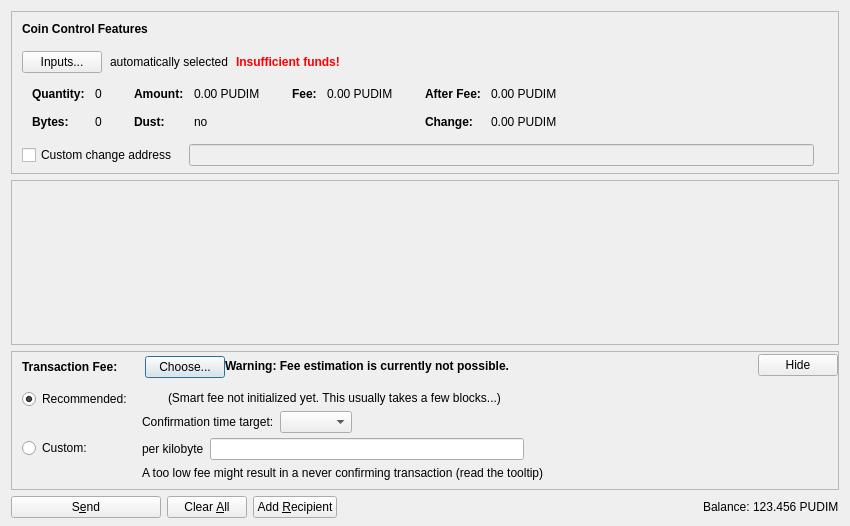
<?xml version="1.0" encoding="UTF-8"?>
<ui version="4.0">
 <class>SendCoinsDialog</class>
 <widget class="QDialog" name="SendCoinsDialog">
  <property name="geometry">
   <rect>
    <x>0</x>
    <y>0</y>
    <width>850</width>
    <height>526</height>
   </rect>
  </property>
  <property name="windowTitle">
   <string>Send Coins</string>
  </property>
  <layout class="QVBoxLayout" name="verticalLayout" stretch="0,1,0,0">
   <property name="bottomMargin">
    <number>8</number>
   </property>
   <item>
    <widget class="QFrame" name="frameCoinControl">
     <property name="sizePolicy">
      <sizepolicy hsizetype="Expanding" vsizetype="Expanding">
       <horstretch>0</horstretch>
       <verstretch>0</verstretch>
      </sizepolicy>
     </property>
     <property name="maximumSize">
      <size>
       <width>16777215</width>
       <height>16777215</height>
      </size>
     </property>
     <property name="frameShape">
      <enum>QFrame::StyledPanel</enum>
     </property>
     <property name="frameShadow">
      <enum>QFrame::Sunken</enum>
     </property>
     <layout class="QVBoxLayout" name="verticalLayoutCoinControl2">
      <property name="spacing">
       <number>0</number>
      </property>
      <property name="leftMargin">
       <number>0</number>
      </property>
      <property name="topMargin">
       <number>0</number>
      </property>
      <property name="rightMargin">
       <number>0</number>
      </property>
      <property name="bottomMargin">
       <number>6</number>
      </property>
      <item>
       <layout class="QVBoxLayout" name="verticalLayoutCoinControl" stretch="0,0,0,0,1">
        <property name="spacing">
         <number>0</number>
        </property>
        <property name="leftMargin">
         <number>10</number>
        </property>
        <property name="topMargin">
         <number>10</number>
        </property>
        <item>
         <layout class="QHBoxLayout" name="horizontalLayoutCoinControl1">
          <property name="bottomMargin">
           <number>15</number>
          </property>
          <item>
           <widget class="QLabel" name="labelCoinControlFeatures">
            <property name="sizePolicy">
             <sizepolicy hsizetype="Preferred" vsizetype="Maximum">
              <horstretch>0</horstretch>
              <verstretch>0</verstretch>
             </sizepolicy>
            </property>
            <property name="font">
             <font>
              <weight>75</weight>
              <bold>true</bold>
             </font>
            </property>
            <property name="styleSheet">
             <string notr="true">font-weight:bold;</string>
            </property>
            <property name="text">
             <string>Coin Control Features</string>
            </property>
           </widget>
          </item>
         </layout>
        </item>
        <item>
         <layout class="QHBoxLayout" name="horizontalLayoutCoinControl2" stretch="0,0,0,0">
          <property name="spacing">
           <number>8</number>
          </property>
          <property name="bottomMargin">
           <number>10</number>
          </property>
          <item>
           <widget class="QPushButton" name="pushButtonCoinControl">
            <property name="styleSheet">
             <string notr="true"/>
            </property>
            <property name="text">
             <string>Inputs...</string>
            </property>
            <property name="autoDefault">
             <bool>false</bool>
            </property>
           </widget>
          </item>
          <item>
           <widget class="QLabel" name="labelCoinControlAutomaticallySelected">
            <property name="text">
             <string>automatically selected</string>
            </property>
            <property name="margin">
             <number>5</number>
            </property>
           </widget>
          </item>
          <item>
           <widget class="QLabel" name="labelCoinControlInsuffFunds">
            <property name="font">
             <font>
              <weight>75</weight>
              <bold>true</bold>
             </font>
            </property>
            <property name="styleSheet">
             <string notr="true">color:red;font-weight:bold;</string>
            </property>
            <property name="text">
             <string>Insufficient funds!</string>
            </property>
            <property name="margin">
             <number>5</number>
            </property>
           </widget>
          </item>
          <item>
           <spacer name="horizontalSpacerCoinControl">
            <property name="orientation">
             <enum>Qt::Horizontal</enum>
            </property>
            <property name="sizeHint" stdset="0">
             <size>
              <width>40</width>
              <height>1</height>
             </size>
            </property>
           </spacer>
          </item>
         </layout>
        </item>
        <item>
         <widget class="QWidget" name="widgetCoinControl" native="true">
          <property name="sizePolicy">
           <sizepolicy hsizetype="Preferred" vsizetype="Preferred">
            <horstretch>0</horstretch>
            <verstretch>0</verstretch>
           </sizepolicy>
          </property>
          <property name="minimumSize">
           <size>
            <width>0</width>
            <height>0</height>
           </size>
          </property>
          <property name="styleSheet">
           <string notr="true"/>
          </property>
          <layout class="QHBoxLayout" name="horizontalLayoutCoinControl5">
           <property name="leftMargin">
            <number>0</number>
           </property>
           <property name="topMargin">
            <number>0</number>
           </property>
           <property name="rightMargin">
            <number>0</number>
           </property>
           <property name="bottomMargin">
            <number>0</number>
           </property>
           <item>
            <layout class="QHBoxLayout" name="horizontalLayoutCoinControl3" stretch="0,0,0,1">
             <property name="spacing">
              <number>20</number>
             </property>
             <property name="topMargin">
              <number>0</number>
             </property>
             <property name="bottomMargin">
              <number>10</number>
             </property>
             <item>
              <layout class="QFormLayout" name="formLayoutCoinControl1">
               <property name="horizontalSpacing">
                <number>10</number>
               </property>
               <property name="verticalSpacing">
                <number>14</number>
               </property>
               <property name="leftMargin">
                <number>10</number>
               </property>
               <property name="topMargin">
                <number>4</number>
               </property>
               <property name="rightMargin">
                <number>6</number>
               </property>
               <item row="0" column="0">
                <widget class="QLabel" name="labelCoinControlQuantityText">
                 <property name="font">
                  <font>
                   <weight>75</weight>
                   <bold>true</bold>
                  </font>
                 </property>
                 <property name="text">
                  <string>Quantity:</string>
                 </property>
                 <property name="margin">
                  <number>0</number>
                 </property>
                </widget>
               </item>
               <item row="0" column="1">
                <widget class="QLabel" name="labelCoinControlQuantity">
                 <property name="cursor">
                  <cursorShape>IBeamCursor</cursorShape>
                 </property>
                 <property name="contextMenuPolicy">
                  <enum>Qt::ActionsContextMenu</enum>
                 </property>
                 <property name="text">
                  <string notr="true">0</string>
                 </property>
                 <property name="margin">
                  <number>0</number>
                 </property>
                 <property name="textInteractionFlags">
                  <set>Qt::LinksAccessibleByMouse|Qt::TextSelectableByKeyboard|Qt::TextSelectableByMouse</set>
                 </property>
                </widget>
               </item>
               <item row="1" column="0">
                <widget class="QLabel" name="labelCoinControlBytesText">
                 <property name="font">
                  <font>
                   <weight>75</weight>
                   <bold>true</bold>
                  </font>
                 </property>
                 <property name="text">
                  <string>Bytes:</string>
                 </property>
                </widget>
               </item>
               <item row="1" column="1">
                <widget class="QLabel" name="labelCoinControlBytes">
                 <property name="cursor">
                  <cursorShape>IBeamCursor</cursorShape>
                 </property>
                 <property name="contextMenuPolicy">
                  <enum>Qt::ActionsContextMenu</enum>
                 </property>
                 <property name="text">
                  <string notr="true">0</string>
                 </property>
                 <property name="textInteractionFlags">
                  <set>Qt::LinksAccessibleByMouse|Qt::TextSelectableByKeyboard|Qt::TextSelectableByMouse</set>
                 </property>
                </widget>
               </item>
              </layout>
             </item>
             <item>
              <layout class="QFormLayout" name="formLayoutCoinControl2">
               <property name="horizontalSpacing">
                <number>10</number>
               </property>
               <property name="verticalSpacing">
                <number>14</number>
               </property>
               <property name="leftMargin">
                <number>6</number>
               </property>
               <property name="topMargin">
                <number>4</number>
               </property>
               <property name="rightMargin">
                <number>6</number>
               </property>
               <item row="0" column="0">
                <widget class="QLabel" name="labelCoinControlAmountText">
                 <property name="font">
                  <font>
                   <weight>75</weight>
                   <bold>true</bold>
                  </font>
                 </property>
                 <property name="text">
                  <string>Amount:</string>
                 </property>
                 <property name="margin">
                  <number>0</number>
                 </property>
                </widget>
               </item>
               <item row="0" column="1">
                <widget class="QLabel" name="labelCoinControlAmount">
                 <property name="cursor">
                  <cursorShape>IBeamCursor</cursorShape>
                 </property>
                 <property name="contextMenuPolicy">
                  <enum>Qt::ActionsContextMenu</enum>
                 </property>
                 <property name="text">
                  <string notr="true">0.00 PUDIM</string>
                 </property>
                 <property name="textInteractionFlags">
                  <set>Qt::LinksAccessibleByMouse|Qt::TextSelectableByKeyboard|Qt::TextSelectableByMouse</set>
                 </property>
                </widget>
               </item>
               <item row="1" column="0">
                <widget class="QLabel" name="labelCoinControlLowOutputText">
                 <property name="font">
                  <font>
                   <weight>75</weight>
                   <bold>true</bold>
                  </font>
                 </property>
                 <property name="text">
                  <string>Dust:</string>
                 </property>
                </widget>
               </item>
               <item row="1" column="1">
                <widget class="QLabel" name="labelCoinControlLowOutput">
                 <property name="cursor">
                  <cursorShape>IBeamCursor</cursorShape>
                 </property>
                 <property name="contextMenuPolicy">
                  <enum>Qt::ActionsContextMenu</enum>
                 </property>
                 <property name="text">
                  <string notr="true">no</string>
                 </property>
                 <property name="textInteractionFlags">
                  <set>Qt::LinksAccessibleByMouse|Qt::TextSelectableByKeyboard|Qt::TextSelectableByMouse</set>
                 </property>
                </widget>
               </item>
              </layout>
             </item>
             <item>
              <layout class="QFormLayout" name="formLayoutCoinControl3">
               <property name="horizontalSpacing">
                <number>10</number>
               </property>
               <property name="verticalSpacing">
                <number>14</number>
               </property>
               <property name="leftMargin">
                <number>6</number>
               </property>
               <property name="topMargin">
                <number>4</number>
               </property>
               <property name="rightMargin">
                <number>6</number>
               </property>
               <item row="0" column="0">
                <widget class="QLabel" name="labelCoinControlFeeText">
                 <property name="font">
                  <font>
                   <weight>75</weight>
                   <bold>true</bold>
                  </font>
                 </property>
                 <property name="text">
                  <string>Fee:</string>
                 </property>
                 <property name="margin">
                  <number>0</number>
                 </property>
                </widget>
               </item>
               <item row="0" column="1">
                <widget class="QLabel" name="labelCoinControlFee">
                 <property name="cursor">
                  <cursorShape>IBeamCursor</cursorShape>
                 </property>
                 <property name="contextMenuPolicy">
                  <enum>Qt::ActionsContextMenu</enum>
                 </property>
                 <property name="text">
                  <string notr="true">0.00 PUDIM</string>
                 </property>
                 <property name="textInteractionFlags">
                  <set>Qt::LinksAccessibleByMouse|Qt::TextSelectableByKeyboard|Qt::TextSelectableByMouse</set>
                 </property>
                </widget>
               </item>
              </layout>
             </item>
             <item>
              <layout class="QFormLayout" name="formLayoutCoinControl4">
               <property name="horizontalSpacing">
                <number>10</number>
               </property>
               <property name="verticalSpacing">
                <number>14</number>
               </property>
               <property name="leftMargin">
                <number>6</number>
               </property>
               <property name="topMargin">
                <number>4</number>
               </property>
               <property name="rightMargin">
                <number>6</number>
               </property>
               <item row="0" column="0">
                <widget class="QLabel" name="labelCoinControlAfterFeeText">
                 <property name="font">
                  <font>
                   <weight>75</weight>
                   <bold>true</bold>
                  </font>
                 </property>
                 <property name="text">
                  <string>After Fee:</string>
                 </property>
                 <property name="margin">
                  <number>0</number>
                 </property>
                </widget>
               </item>
               <item row="0" column="1">
                <widget class="QLabel" name="labelCoinControlAfterFee">
                 <property name="cursor">
                  <cursorShape>IBeamCursor</cursorShape>
                 </property>
                 <property name="contextMenuPolicy">
                  <enum>Qt::ActionsContextMenu</enum>
                 </property>
                 <property name="text">
                  <string notr="true">0.00 PUDIM</string>
                 </property>
                 <property name="textInteractionFlags">
                  <set>Qt::LinksAccessibleByMouse|Qt::TextSelectableByKeyboard|Qt::TextSelectableByMouse</set>
                 </property>
                </widget>
               </item>
               <item row="1" column="0">
                <widget class="QLabel" name="labelCoinControlChangeText">
                 <property name="font">
                  <font>
                   <weight>75</weight>
                   <bold>true</bold>
                  </font>
                 </property>
                 <property name="text">
                  <string>Change:</string>
                 </property>
                </widget>
               </item>
               <item row="1" column="1">
                <widget class="QLabel" name="labelCoinControlChange">
                 <property name="cursor">
                  <cursorShape>IBeamCursor</cursorShape>
                 </property>
                 <property name="contextMenuPolicy">
                  <enum>Qt::ActionsContextMenu</enum>
                 </property>
                 <property name="text">
                  <string notr="true">0.00 PUDIM</string>
                 </property>
                 <property name="textInteractionFlags">
                  <set>Qt::LinksAccessibleByMouse|Qt::TextSelectableByKeyboard|Qt::TextSelectableByMouse</set>
                 </property>
                </widget>
               </item>
              </layout>
             </item>
            </layout>
           </item>
          </layout>
         </widget>
        </item>
        <item>
         <layout class="QHBoxLayout" name="horizontalLayoutCoinControl4" stretch="0,0,0">
          <property name="spacing">
           <number>12</number>
          </property>
          <property name="sizeConstraint">
           <enum>QLayout::SetDefaultConstraint</enum>
          </property>
          <property name="topMargin">
           <number>5</number>
          </property>
          <property name="rightMargin">
           <number>5</number>
          </property>
          <item>
           <widget class="QCheckBox" name="checkBoxCoinControlChange">
            <property name="toolTip">
             <string>If this is activated, but the change address is empty or invalid, change will be sent to a newly generated address.</string>
            </property>
            <property name="text">
             <string>Custom change address</string>
            </property>
           </widget>
          </item>
          <item>
           <widget class="QValidatedLineEdit" name="lineEditCoinControlChange">
            <property name="enabled">
             <bool>false</bool>
            </property>
            <property name="sizePolicy">
             <sizepolicy hsizetype="Expanding" vsizetype="Fixed">
              <horstretch>0</horstretch>
              <verstretch>0</verstretch>
             </sizepolicy>
            </property>
           </widget>
          </item>
          <item>
           <widget class="QLabel" name="labelCoinControlChangeLabel">
            <property name="sizePolicy">
             <sizepolicy hsizetype="Preferred" vsizetype="Expanding">
              <horstretch>0</horstretch>
              <verstretch>0</verstretch>
             </sizepolicy>
            </property>
            <property name="minimumSize">
             <size>
              <width>0</width>
              <height>0</height>
             </size>
            </property>
            <property name="text">
             <string/>
            </property>
            <property name="margin">
             <number>3</number>
            </property>
           </widget>
          </item>
         </layout>
        </item>
        <item>
         <spacer name="verticalSpacerCoinControl">
          <property name="orientation">
           <enum>Qt::Vertical</enum>
          </property>
          <property name="sizeHint" stdset="0">
           <size>
            <width>800</width>
            <height>1</height>
           </size>
          </property>
         </spacer>
        </item>
       </layout>
      </item>
     </layout>
    </widget>
   </item>
   <item>
    <widget class="QScrollArea" name="scrollArea">
     <property name="widgetResizable">
      <bool>true</bool>
     </property>
     <widget class="QWidget" name="scrollAreaWidgetContents">
      <property name="geometry">
       <rect>
        <x>0</x>
        <y>0</y>
        <width>830</width>
        <height>104</height>
       </rect>
      </property>
      <layout class="QVBoxLayout" name="verticalLayout_2" stretch="0,1">
       <property name="leftMargin">
        <number>0</number>
       </property>
       <property name="topMargin">
        <number>0</number>
       </property>
       <property name="rightMargin">
        <number>0</number>
       </property>
       <property name="bottomMargin">
        <number>0</number>
       </property>
       <item>
        <layout class="QVBoxLayout" name="entries">
         <property name="spacing">
          <number>6</number>
         </property>
        </layout>
       </item>
       <item>
        <spacer name="verticalSpacer">
         <property name="orientation">
          <enum>Qt::Vertical</enum>
         </property>
         <property name="sizeHint" stdset="0">
          <size>
           <width>20</width>
           <height>40</height>
          </size>
         </property>
        </spacer>
       </item>
      </layout>
     </widget>
    </widget>
   </item>
   <item>
    <widget class="QFrame" name="frameFee">
     <property name="sizePolicy">
      <sizepolicy hsizetype="Expanding" vsizetype="Expanding">
       <horstretch>0</horstretch>
       <verstretch>0</verstretch>
      </sizepolicy>
     </property>
     <property name="maximumSize">
      <size>
       <width>16777215</width>
       <height>16777215</height>
      </size>
     </property>
     <property name="frameShape">
      <enum>QFrame::StyledPanel</enum>
     </property>
     <property name="frameShadow">
      <enum>QFrame::Sunken</enum>
     </property>
     <layout class="QVBoxLayout" name="verticalLayoutFee1">
      <property name="spacing">
       <number>0</number>
      </property>
      <property name="leftMargin">
       <number>0</number>
      </property>
      <property name="topMargin">
       <number>0</number>
      </property>
      <property name="rightMargin">
       <number>0</number>
      </property>
      <property name="bottomMargin">
       <number>0</number>
      </property>
      <item>
       <layout class="QVBoxLayout" name="verticalLayoutFee2" stretch="0,0,0">
        <property name="spacing">
         <number>0</number>
        </property>
        <property name="leftMargin">
         <number>10</number>
        </property>
        <property name="topMargin">
         <number>0</number>
        </property>
        <item>
         <layout class="QHBoxLayout" name="horizontalLayoutFee1">
          <property name="bottomMargin">
           <number>0</number>
          </property>
          <item>
           <layout class="QVBoxLayout" name="verticalLayoutFee7">
            <property name="spacing">
             <number>0</number>
            </property>
            <item>
             <spacer name="verticalSpacerSmartFee">
              <property name="orientation">
               <enum>Qt::Vertical</enum>
              </property>
              <property name="sizeType">
               <enum>QSizePolicy::Fixed</enum>
              </property>
              <property name="sizeHint" stdset="0">
               <size>
                <width>1</width>
                <height>4</height>
               </size>
              </property>
             </spacer>
            </item>
            <item>
             <layout class="QHBoxLayout" name="horizontalLayoutSmartFee">
              <property name="spacing">
               <number>10</number>
              </property>
              <item>
               <widget class="QLabel" name="labelFeeHeadline">
                <property name="sizePolicy">
                 <sizepolicy hsizetype="Preferred" vsizetype="Maximum">
                  <horstretch>0</horstretch>
                  <verstretch>0</verstretch>
                 </sizepolicy>
                </property>
                <property name="font">
                 <font>
                  <weight>75</weight>
                  <bold>true</bold>
                 </font>
                </property>
                <property name="styleSheet">
                 <string notr="true">font-weight:bold;</string>
                </property>
                <property name="text">
                 <string>Transaction Fee:</string>
                </property>
               </widget>
              </item>
              <item>
               <widget class="QLabel" name="labelFeeMinimized">
                <property name="text">
                 <string/>
                </property>
               </widget>
              </item>
              <item>
               <widget class="QPushButton" name="buttonChooseFee">
                <property name="text">
                 <string>Choose...</string>
                </property>
               </widget>
              </item>
             </layout>
            </item>
            <item>
             <spacer name="verticalSpacer_5">
              <property name="orientation">
               <enum>Qt::Vertical</enum>
              </property>
              <property name="sizeHint" stdset="0">
               <size>
                <width>1</width>
                <height>1</height>
               </size>
              </property>
             </spacer>
            </item>
           </layout>
          </item>
          <item>
           <widget class="QLabel" name="fallbackFeeWarningLabel">
            <property name="toolTip">
             <string>Using the fallbackfee can result in sending a transaction that will take several hours or days (or never) to confirm. Consider choosing your fee manually or wait until you have validated the complete chain.</string>
            </property>
            <property name="font">
            <font>
                <weight>75</weight>
                <bold>true</bold>
            </font>
            </property>
            <property name="text">
             <string>Warning: Fee estimation is currently not possible.</string>
            </property>
            <property name="wordWrap">
             <bool>false</bool>
            </property>
           </widget>
          </item>
          <item>
           <spacer name="horizontalSpacer_4">
            <property name="orientation">
             <enum>Qt::Horizontal</enum>
            </property>
            <property name="sizeType">
             <enum>QSizePolicy::MinimumExpanding</enum>
            </property>
            <property name="sizeHint" stdset="0">
             <size>
              <width>40</width>
              <height>20</height>
             </size>
            </property>
           </spacer>
          </item>
          <item>
           <widget class="QPushButton" name="buttonMinimizeFee">
            <property name="toolTip">
             <string>collapse fee-settings</string>
            </property>
            <property name="text">
             <string>Hide</string>
            </property>
           </widget>
          </item>
         </layout>
        </item>
        <item>
         <widget class="QFrame" name="frameFeeSelection">
          <layout class="QVBoxLayout" name="verticalLayoutFee12">
           <property name="spacing">
            <number>0</number>
           </property>
           <property name="leftMargin">
            <number>0</number>
           </property>
           <property name="topMargin">
            <number>0</number>
           </property>
           <property name="rightMargin">
            <number>0</number>
           </property>
           <property name="bottomMargin">
            <number>0</number>
           </property>
           <item>
            <layout class="QGridLayout" name="gridLayoutFee">
             <property name="topMargin">
              <number>10</number>
             </property>
             <property name="bottomMargin">
              <number>4</number>
             </property>
             <property name="horizontalSpacing">
              <number>10</number>
             </property>
             <property name="verticalSpacing">
              <number>4</number>
             </property>
             <item row="1" column="1">
              <layout class="QVBoxLayout" name="verticalLayoutFee8">
               <property name="spacing">
                <number>6</number>
               </property>
               <item>
                <layout class="QHBoxLayout" name="horizontalLayoutFee13">
                 <item>
                  <widget class="QLabel" name="labelCustomPerKilobyte">
                   <property name="toolTip">
                    <string>Specify a custom fee per kB (1,000 bytes) of the transaction's virtual size.

Note:  Since the fee is calculated on a per-byte basis, a fee of "100 satoshis per kB" for a transaction size of 500 bytes (half of 1 kB) would ultimately yield a fee of only 50 satoshis.</string>
                   </property>
                   <property name="text">
                    <string>per kilobyte</string>
                   </property>
                  </widget>
                 </item>
                 <item>
                  <widget class="BitcoinAmountField" name="customFee"/>
                 </item>
                 <item>
                  <spacer name="horizontalSpacer_6">
                   <property name="orientation">
                    <enum>Qt::Horizontal</enum>
                   </property>
                   <property name="sizeHint" stdset="0">
                    <size>
                     <width>1</width>
                     <height>1</height>
                    </size>
                   </property>
                  </spacer>
                 </item>
                </layout>
               </item>
               <item>
                <layout class="QHBoxLayout" name="horizontalLayoutFee8">
                 <item>
                  <widget class="QLabel" name="labelCustomFeeWarning">
                   <property name="enabled">
                    <bool>true</bool>
                   </property>
                   <property name="toolTip">
                    <string>When there is less transaction volume than space in the blocks, miners as well as relaying nodes may enforce a minimum fee. Paying only this minimum fee is just fine, but be aware that this can result in a never confirming transaction once there is more demand for pudimcoin transactions than the network can process.</string>
                   </property>
                   <property name="text">
                    <string>A too low fee might result in a never confirming transaction (read the tooltip)</string>
                   </property>
                  </widget>
                 </item>
                 <item>
                  <spacer name="horizontalSpacer_2">
                   <property name="orientation">
                    <enum>Qt::Horizontal</enum>
                   </property>
                   <property name="sizeHint" stdset="0">
                    <size>
                     <width>1</width>
                     <height>1</height>
                    </size>
                   </property>
                  </spacer>
                 </item>
                </layout>
               </item>
              </layout>
             </item>
             <item row="0" column="0">
              <layout class="QVBoxLayout" name="verticalLayoutFee4" stretch="0,1">
               <item>
                <widget class="QRadioButton" name="radioSmartFee">
                 <property name="text">
                  <string>Recommended:</string>
                 </property>
                 <property name="checked">
                  <bool>true</bool>
                 </property>
                 <attribute name="buttonGroup">
                  <string notr="true">groupFee</string>
                 </attribute>
                </widget>
               </item>
               <item>
                <spacer name="verticalSpacer_2">
                 <property name="orientation">
                  <enum>Qt::Vertical</enum>
                 </property>
                 <property name="sizeHint" stdset="0">
                  <size>
                   <width>1</width>
                   <height>1</height>
                  </size>
                 </property>
                </spacer>
               </item>
              </layout>
             </item>
             <item row="1" column="0">
              <layout class="QVBoxLayout" name="verticalLayoutFee9" stretch="0,1">
               <item>
                <widget class="QRadioButton" name="radioCustomFee">
                 <property name="text">
                  <string>Custom:</string>
                 </property>
                 <attribute name="buttonGroup">
                  <string notr="true">groupFee</string>
                 </attribute>
                </widget>
               </item>
               <item>
                <spacer name="verticalSpacer_6">
                 <property name="orientation">
                  <enum>Qt::Vertical</enum>
                 </property>
                 <property name="sizeHint" stdset="0">
                  <size>
                   <width>1</width>
                   <height>1</height>
                  </size>
                 </property>
                </spacer>
               </item>
              </layout>
             </item>
             <item row="0" column="1">
              <layout class="QVBoxLayout" name="verticalLayoutFee3" stretch="0,0,1">
               <property name="spacing">
                <number>6</number>
               </property>
               <property name="topMargin">
                <number>2</number>
               </property>
               <item>
                <layout class="QHBoxLayout" name="horizontalLayoutFee12">
                 <item>
                  <widget class="QLabel" name="labelSmartFee">
                   <property name="text">
                    <string/>
                   </property>
                  </widget>
                 </item>
                 <item>
                  <widget class="QLabel" name="labelFeeEstimation">
                   <property name="text">
                    <string/>
                   </property>
                  </widget>
                 </item>
                 <item>
                  <widget class="QLabel" name="labelSmartFee2">
                   <property name="text">
                    <string>(Smart fee not initialized yet. This usually takes a few blocks...)</string>
                   </property>
                  </widget>
                 </item>
                 <item>
                  <spacer name="horizontalSpacer_5">
                   <property name="orientation">
                    <enum>Qt::Horizontal</enum>
                   </property>
                   <property name="sizeHint" stdset="0">
                    <size>
                     <width>1</width>
                     <height>1</height>
                    </size>
                   </property>
                  </spacer>
                 </item>
                </layout>
               </item>
               <item>
                <layout class="QHBoxLayout" name="horizontalLayoutFee9">
                 <item>
                  <layout class="QVBoxLayout" name="verticalLayoutFee6">
                   <item>
                    <widget class="QLabel" name="labelSmartFee3">
                     <property name="text">
                      <string>Confirmation time target:</string>
                     </property>
                    </widget>
                   </item>
                  </layout>
                 </item>
                 <item>
                  <layout class="QVBoxLayout" name="verticalLayoutFee5">
                   <property name="rightMargin">
                    <number>30</number>
                   </property>
                   <item>
                    <layout class="QHBoxLayout" name="horizontalLayoutConfTarget">
                     <property name="bottomMargin">
                      <number>0</number>
                     </property>
                     <item>
                      <widget class="QComboBox" name="confTargetSelector"/>
                     </item>
                     <item>
                      <spacer name="horizontalSpacerConfTarget">
                       <property name="orientation">
                        <enum>Qt::Horizontal</enum>
                       </property>
                       <property name="sizeHint" stdset="0">
                        <size>
                         <width>40</width>
                         <height>20</height>
                        </size>
                       </property>
                      </spacer>
                     </item>
                    </layout>
                   </item>
                  </layout>
                 </item>
                </layout>
               </item>
               <item>
                <spacer name="verticalSpacer_4">
                 <property name="orientation">
                  <enum>Qt::Vertical</enum>
                 </property>
                 <property name="sizeHint" stdset="0">
                  <size>
                   <width>1</width>
                   <height>1</height>
                  </size>
                 </property>
                </spacer>
               </item>
              </layout>
             </item>
            </layout>
           </item>
          </layout>
         </widget>
        </item>
        <item>
         <spacer name="verticalSpacerFee">
          <property name="orientation">
           <enum>Qt::Vertical</enum>
          </property>
          <property name="sizeHint" stdset="0">
           <size>
            <width>40</width>
            <height>5</height>
           </size>
          </property>
         </spacer>
        </item>
       </layout>
      </item>
     </layout>
    </widget>
   </item>
   <item>
    <layout class="QHBoxLayout" name="horizontalLayout">
     <item>
      <widget class="QPushButton" name="sendButton">
       <property name="minimumSize">
        <size>
         <width>150</width>
         <height>0</height>
        </size>
       </property>
       <property name="toolTip">
        <string>Confirm the send action</string>
       </property>
       <property name="text">
        <string>S&amp;end</string>
       </property>
       <property name="icon">
        <iconset resource="../bitcoin.qrc">
         <normaloff>:/icons/send</normaloff>:/icons/send</iconset>
       </property>
       <property name="autoDefault">
        <bool>false</bool>
       </property>
       <property name="default">
        <bool>false</bool>
       </property>
      </widget>
     </item>
     <item>
      <widget class="QPushButton" name="clearButton">
       <property name="sizePolicy">
        <sizepolicy hsizetype="Minimum" vsizetype="Fixed">
         <horstretch>0</horstretch>
         <verstretch>0</verstretch>
        </sizepolicy>
       </property>
       <property name="toolTip">
        <string>Clear all fields of the form.</string>
       </property>
       <property name="text">
        <string>Clear &amp;All</string>
       </property>
       <property name="icon">
        <iconset resource="../bitcoin.qrc">
         <normaloff>:/icons/remove</normaloff>:/icons/remove</iconset>
       </property>
       <property name="autoDefault">
        <bool>false</bool>
       </property>
      </widget>
     </item>
     <item>
      <widget class="QPushButton" name="addButton">
       <property name="toolTip">
        <string>Send to multiple recipients at once</string>
       </property>
       <property name="text">
        <string>Add &amp;Recipient</string>
       </property>
       <property name="icon">
        <iconset resource="../bitcoin.qrc">
         <normaloff>:/icons/add</normaloff>:/icons/add</iconset>
       </property>
       <property name="autoDefault">
        <bool>false</bool>
       </property>
      </widget>
     </item>
     <item>
      <spacer name="horizontalSpacer">
       <property name="orientation">
        <enum>Qt::Horizontal</enum>
       </property>
       <property name="sizeHint" stdset="0">
        <size>
         <width>40</width>
         <height>20</height>
        </size>
       </property>
      </spacer>
     </item>
     <item>
      <layout class="QHBoxLayout" name="horizontalLayout_2">
       <property name="spacing">
        <number>3</number>
       </property>
       <item>
        <widget class="QLabel" name="label">
         <property name="sizePolicy">
          <sizepolicy hsizetype="Preferred" vsizetype="Fixed">
           <horstretch>0</horstretch>
           <verstretch>0</verstretch>
          </sizepolicy>
         </property>
         <property name="text">
          <string>Balance:</string>
         </property>
        </widget>
       </item>
       <item>
        <widget class="QLabel" name="labelBalance">
         <property name="sizePolicy">
          <sizepolicy hsizetype="Preferred" vsizetype="Fixed">
           <horstretch>0</horstretch>
           <verstretch>0</verstretch>
          </sizepolicy>
         </property>
         <property name="cursor">
          <cursorShape>IBeamCursor</cursorShape>
         </property>
         <property name="text">
          <string notr="true">123.456 PUDIM</string>
         </property>
         <property name="textInteractionFlags">
          <set>Qt::LinksAccessibleByMouse|Qt::TextSelectableByKeyboard|Qt::TextSelectableByMouse</set>
         </property>
        </widget>
       </item>
      </layout>
     </item>
    </layout>
   </item>
  </layout>
 </widget>
 <customwidgets>
  <customwidget>
   <class>QValidatedLineEdit</class>
   <extends>QLineEdit</extends>
   <header>qt/qvalidatedlineedit.h</header>
  </customwidget>
  <customwidget>
   <class>BitcoinAmountField</class>
   <extends>QLineEdit</extends>
   <header>qt/bitcoinamountfield.h</header>
   <container>1</container>
  </customwidget>
 </customwidgets>
 <resources>
  <include location="../bitcoin.qrc"/>
 </resources>
 <connections/>
 <buttongroups>
  <buttongroup name="groupFee"/>
 </buttongroups>
</ui>
